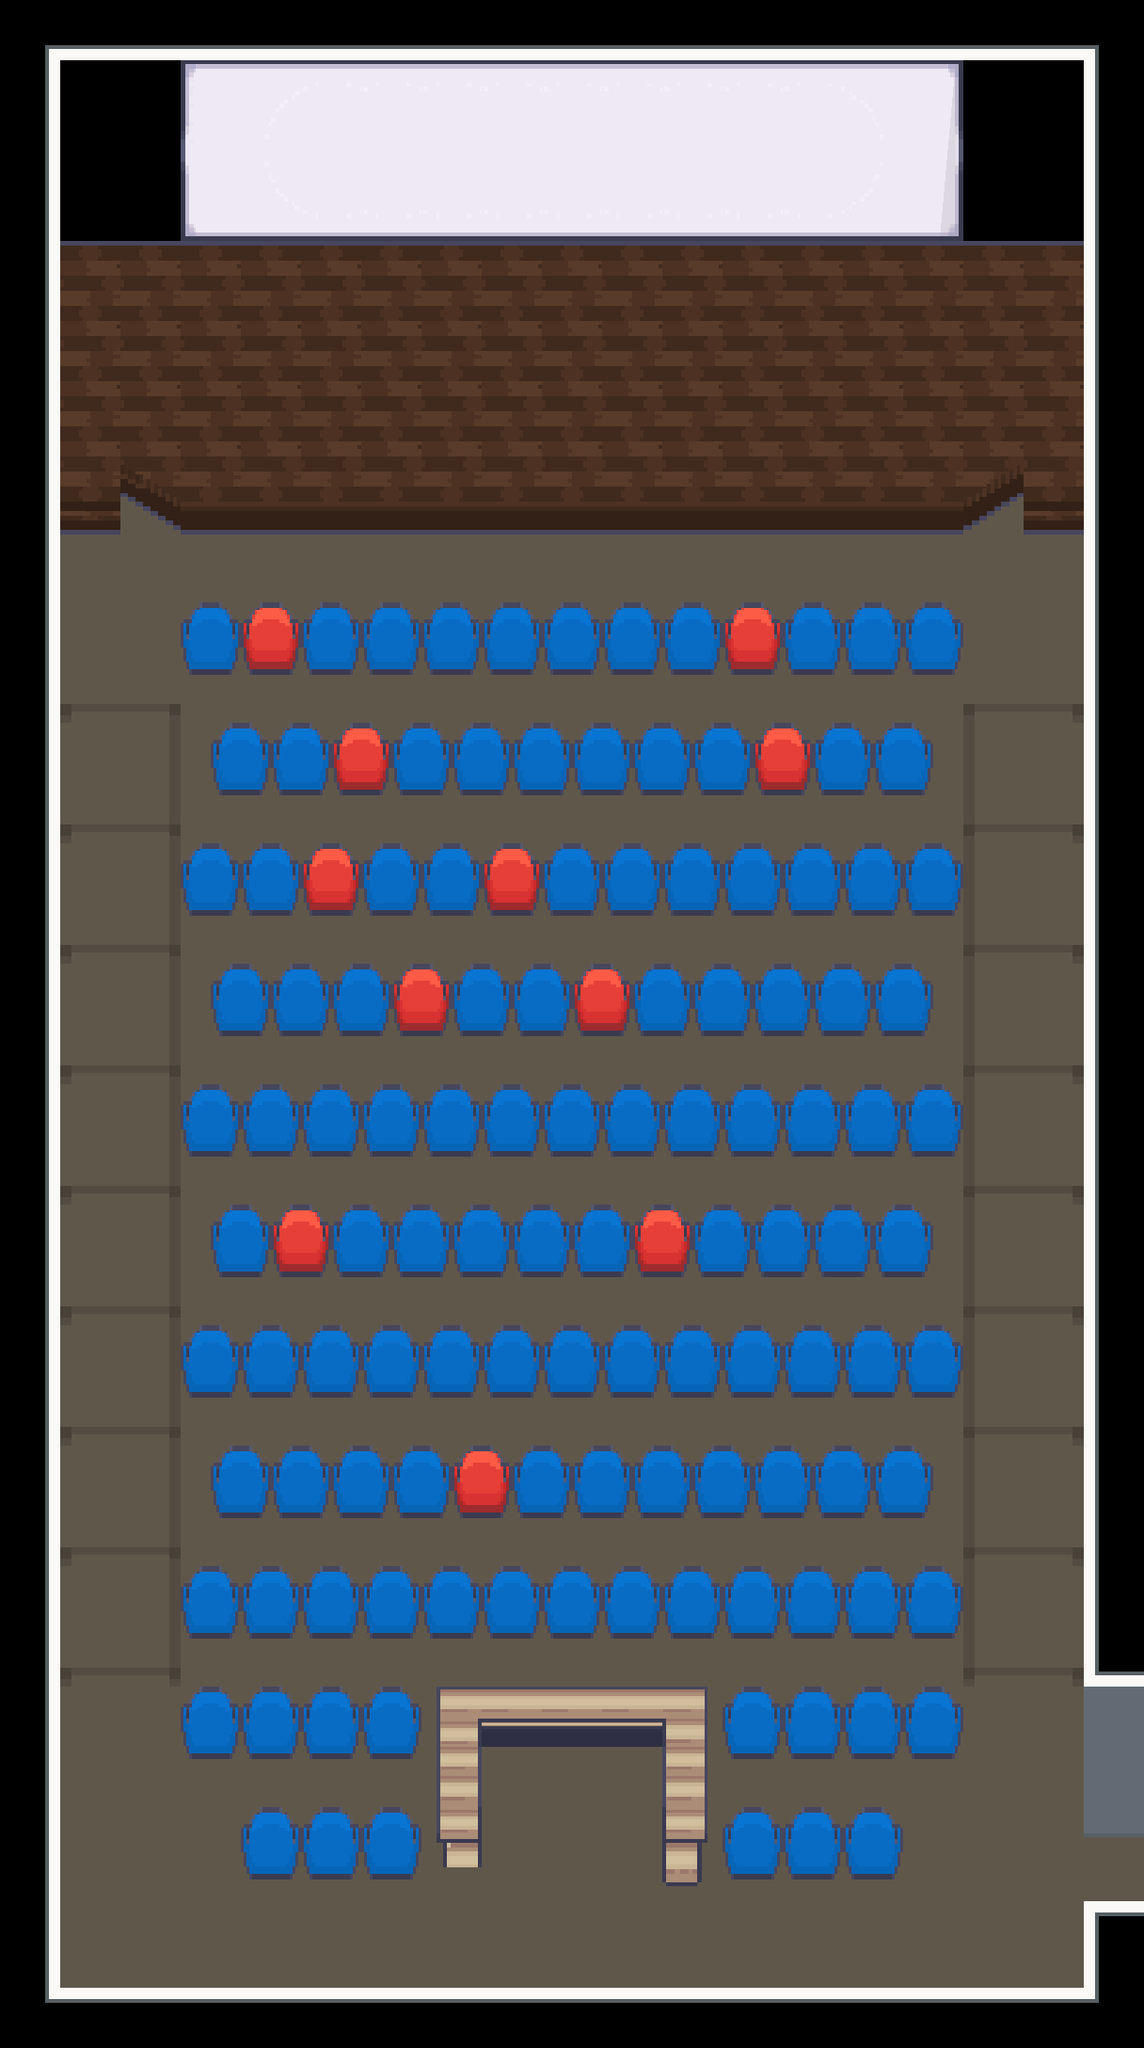

A 2D game scene composited from a Tiled map and its tileset images. What follows is a short description and the map's XML, with each tile layer's data collapsed to a summary:
An orthogonal 19x34 tile map with 64x64 px tiles, 2 tile layers (Floor, Furnishing), 3 tilesets and 24 objects (Player).

<map version="1.10" tiledversion="1.11.2" orientation="orthogonal" renderorder="right-down" width="19" height="34" tilewidth="64" tileheight="64" infinite="0" nextlayerid="6" nextobjectid="26">
 <properties>
  <property name="display_name" value="Auditorium" />
  <property name="display_title" value="Annexe Building (L2)" />
 </properties>
 <tileset firstgid="1" name="LCB_indoor" tilewidth="64" tileheight="64" tilecount="1550" columns="25">
  <image source="../../graphics/tilesets/indoor.png" width="1600" height="3968" />
 </tileset>
 <tileset firstgid="1551" name="LCB_furnishing" tilewidth="64" tileheight="64" tilecount="1007" columns="19">
  <image source="../../graphics/tilesets/furnishing.png" width="1216" height="3392" />
 </tileset>
 <tileset firstgid="2558" version="1.10" tiledversion="1.11.2" name="LCB_indoor" tilewidth="64" tileheight="64" tilecount="1550" columns="25"><image source="../../graphics/tilesets/indoor.png" width="1600" height="3968" />
</tileset>
 <layer id="1" name="Floor" width="19" height="34">
  <data>[646 cells, 578 non-empty, 21 distinct tile ids]</data>
 </layer>
 <layer id="2" name="Furnishing" width="19" height="34">
  <data>[646 cells, 397 non-empty, 51 distinct tile ids]</data>
 </layer>
 <objectgroup id="3" name="Entities">
  <object id="1" name="Player" x="1088" y="1984">
   <properties>
    <property name="direction" value="left" />
    <property name="pos" value="annexe_2" />
   </properties>
   <point />
  </object>
 </objectgroup>
 <objectgroup id="4" name="Collisions">
  <object id="2" x="0" y="-71" width="1347" height="289" />
  <object id="3" x="1151" y="-74" width="193" height="1964" />
  <object id="4" x="-144" y="-72.6667" width="210" height="2312.67" />
  <object id="5" x="-144" y="2078" width="1488.67" height="161.333" />
  <object id="6" x="1152" y="2002.67" width="192" height="236" />
  <object id="7" x="136.151" y="469.3" width="944.182" height="72.4005" />
  <object id="8" x="192" y="612" width="831" height="61.5758" />
  <object id="9" x="192" y="868.833" width="831" height="60.9091" />
  <object id="10" x="191.833" y="1124.83" width="831" height="61.0682" />
  <object id="11" x="192.167" y="1380.5" width="831" height="61.3636" />
  <object id="12" x="192.167" y="1637.17" width="831" height="61.0227" />
  <object id="13" x="191.833" y="1765.5" width="295" height="60.4432" />
  <object id="14" x="731.833" y="1765.5" width="293" height="60.375" />
  <object id="16" x="256.083" y="1892.5" width="235.667" height="61.1042" />
  <object id="17" x="732.5" y="1892" width="228" height="61.7576" />
  <object id="18" x="222.833" y="741.5" width="770" height="60.7878" />
  <object id="19" x="223" y="996.833" width="770" height="61.0606" />
  <object id="20" x="222.758" y="1252.83" width="770" height="61.2273" />
  <object id="21" x="223.545" y="1508.77" width="770" height="61" />
  <object id="22" x="460.5" y="1765.5" width="295" height="64" />
  <object id="23" x="462.5" y="1791" width="51.5" height="168.5" />
  <object id="24" x="702.75" y="1788.75" width="51.5" height="168.5" />
 </objectgroup>
 <objectgroup id="5" name="Transition">
  <object id="25" x="1163.75" y="1920" width="4.5" height="111.5">
   <properties>
    <property name="pos" value="annexe_2_auditorium" />
    <property name="target" value="annexe_2" />
   </properties>
  </object>
 </objectgroup>
</map>
